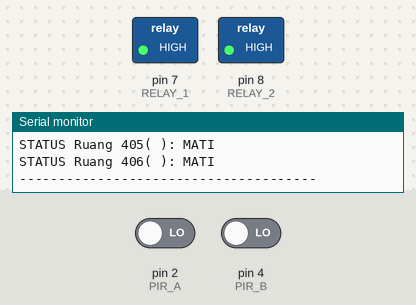
The sketch below on a simulated Arduino Uno, built with avr-gcc and run on an emulated ATmega328P. On the bench: switched loads named in the sketch (green lamp = pin HIGH), the last lines printed to the serial monitor. Inputs (shaded band) come from the test bench; at power-on: pin 2 (PIR_A) LOW, pin 4 (PIR_B) LOW. The local clock reads 2024-03-15 10:24:30 at power-on unless the sketch sets it.

Above: at 6.2 s.
6.3 s: pin 2 (PIR_A) driven HIGH
At 8.0 s:
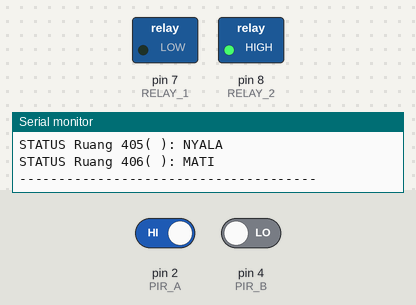
8.9 s: pin 4 (PIR_B) driven HIGH
At 10.3 s:
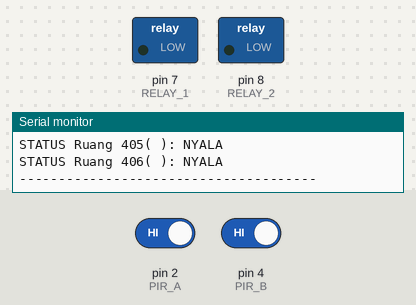
11.4 s: pin 2 (PIR_A) driven LOW
At 13.4 s:
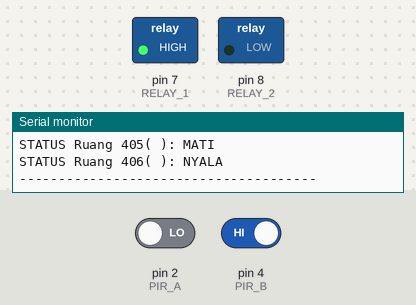
13.8 s: pin 4 (PIR_B) driven LOW
At 15.7 s:
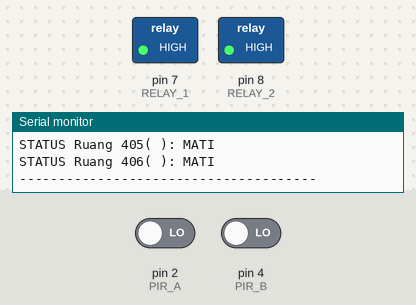
16.2 s: pin 2 (PIR_A) driven HIGH and pin 4 (PIR_B) driven HIGH
At 18.4 s:
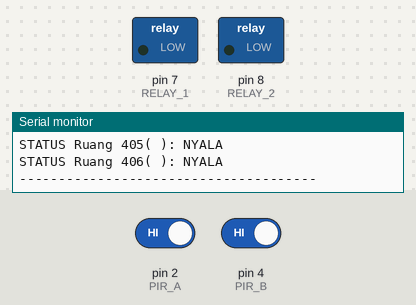
Timing chart, 0 to 19.9 s (numbered marks = the images above; inputs shaded):
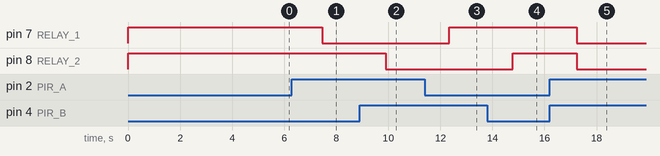

The sketch:

Penerangan_Otomatis.ino
```cpp
#include <DS3231.h>
#include <Wire.h>

DS3231 rtc(SDA, SCL); // Inisialisasi penggunaan I2C
Time t;
String hari, jam, tanggal;

int statusPIR_A;
int statusPIR_B;

//Inisialisasi Pin Pada Arduino
const int PIR_A = 2;
const int PIR_B = 4;
const int RELAY_1 = 7;
const int RELAY_2 = 8;

//Deklarasi variabel untuk Status
String MATKUL5 = " ";
String MATKUL6 = " ";
String STATE_5 = " ";
String STATE_6 = " ";

void setup() {
  // put your setup code here, to run once:
  Serial.begin(9600); // Buka Serial Monitor u/ cek Status
  rtc.begin();
  initialize();
}

void loop() {
  // put your main code here, to run repeatedly:
  t = rtc.getTime();
  hari = rtc.getDOWStr();
  jam = rtc.getTimeStr();
  tanggal = rtc.getDateStr();

  // Cek kondisi ruangan untuk penerangan otomatis
  ruang_405();
  ruang_406();

  /*Nama_Function(Hari, Waktu Nyala (HH, MM, SS), Waktu Mati (HH, MM, SS), MATKUL)
  Hari(English - Awal Kapital) : Monday, Tuesday, Wednesday, Thursday, Friday, Saturday, Sunday */

  /*-------------------------- Jadwal Ruang 405 -----------------------------------*/
  // Hari Senin
  Jadwal_405("Monday", 18, 42, 0, 18, 43, 0, "Bhs. Indonesia"); // Matkul 1
  Jadwal_405("Monday", 19, 0, 0, 21, 0, 0, "Agama"); // Matkul 2
  // Hari Selasa
  Jadwal_405("Tuesday", 18, 42, 0, 18, 43, 0, "Matematika Diskrit"); // Matkul 1
  Jadwal_405("Tuesday", 18, 44, 0, 18, 45, 0, "Database"); // Matkul 2
  // Hari Rabu
  Jadwal_405("Wednesday", 18, 42, 0, 18, 43, 0, "Augmented Reality"); // Matkul 1
  // Hari Kamis
  Jadwal_405("Thursday", 15, 22, 0, 15, 23, 0, "Pemrograman Android"); // Matkul 1
  Jadwal_405("Thursday", 14, 54, 0, 14, 55, 0, "IMK"); // Matkul 2
  // Hari Jumat
  Jadwal_405("Friday", 21, 0, 0, 21, 3, 0, "Pemrograman Dasar"); // Matkul 1
  Jadwal_405("Friday", 19, 10, 0, 19, 12, 0, "IMK"); // Matkul 2
  // Hari Sabtu
  Jadwal_405("Saturday", 16, 5, 0, 16, 7, 0, "IMK"); // Matkul 1

  /*---------------------------- Akhir Ruang 405 ----------------------------------*/

  /*-------------------------- Jadwal Ruang 406 -----------------------------------*/
  // Hari Senin
  Jadwal_406("Monday", 18, 42, 0, 18, 43, 0, "Kalkulus I"); // Matkul 1
  Jadwal_406("Monday", 19, 0, 0, 21, 0, 0, "Interpersonal Skill"); // Matkul 2
  // Hari Selasa
  Jadwal_406("Tuesday", 18, 42, 0, 18, 44, 0, "Computer Vision"); // Matkul 1
  // Hari Rabu
  Jadwal_406("Wednesday", 18, 42, 0, 18, 43, 0, "Metode Numerik"); // Matkul 1
  Jadwal_406("Wednesday", 19, 0, 0, 21, 0, 0, "Sistem Operasi"); // Matkul 2
  // Hari Kamis
  Jadwal_406("Thursday", 13, 25, 0, 13, 26, 0, "Pemrograman Dasar"); // Matkul 1
  Jadwal_406("Thursday", 14, 41, 0, 14, 42, 0, "IMK"); // Matkul 2
  // Hari Jumat
  Jadwal_406("Friday", 18, 36, 0, 18, 40, 0, "Pengolahan Sinyal Digital"); // Matkul 1
  Jadwal_406("Friday", 18, 44, 0, 18, 48, 0, "Pemrograman Framework"); // Matkul 2
  // Hari Sabtu
  Jadwal_406("Saturday", 16, 52, 0, 16, 53, 0, "IMK"); // Matkul 1
  /*---------------------------- Akhir Ruang 406 ----------------------------------*/

  Serial.println();
  Serial.println("--------------- STATUS ---------------");
  Serial.print("Hari, Tanggal : "); Serial.print(hari); Serial.print(", ");Serial.println(tanggal);
  Serial.print("Jam : "); Serial.println(jam);
  Serial.print("STATUS Ruang 405" ); Serial.print("("); Serial.print(MATKUL5); Serial.print("): "); Serial.println(STATE_5);
  Serial.print("STATUS Ruang 406" ); Serial.print("("); Serial.print(MATKUL6); Serial.print("): "); Serial.println(STATE_6);
  Serial.println("--------------------------------------");
  Serial.println();
  delay(1000);
}

void initialize(){
  pinMode(PIR_A, INPUT);
  pinMode(PIR_B, INPUT);
  pinMode(RELAY_1, OUTPUT);
  pinMode(RELAY_2, OUTPUT);
  digitalWrite(RELAY_1, HIGH);
  digitalWrite(RELAY_2, HIGH);
  digitalWrite(PIR_A, LOW);
  digitalWrite(PIR_B, LOW);
  for (int i = 1; i < 6; i++){
    Serial.print(i);
    delay(1000);
    Serial.println();
  }
}

void Jadwal_405(String Hari, int OnHour , int OnMin, int OnSec, int OffHour, int OffMin, int OffSec, String MataKuliah){
  if(hari == Hari){
    if((t.hour == OnHour && t.min == OnMin) && t.sec == OnSec){
      MATKUL5 = MataKuliah;
      if(statusPIR_A == HIGH){
          digitalWrite(RELAY_1, LOW);
          STATE_5 = "NYALA";
        }else{
          digitalWrite(RELAY_1, HIGH);
          STATE_5 = "MATI";
        }
    }
    else if((t.hour == OffHour && t.min == OffMin) && t.sec  == OffSec){
      digitalWrite(RELAY_1, HIGH);
      STATE_5 = "MATI";
      MATKUL5 = " ";
    }
  }
}

void Jadwal_406(String Hari, int OnHour , int OnMin, int OnSec, int OffHour, int OffMin, int OffSec, String MataKuliah){
  if(hari == Hari){
      if((t.hour == OnHour && t.min == OnMin) && t.sec == OnSec){
        MATKUL6 = MataKuliah;
        if(statusPIR_B == HIGH){
          digitalWrite(RELAY_2, LOW);
          STATE_6 = "NYALA";
        }else{
          digitalWrite(RELAY_2, HIGH);
          STATE_6 = "MATI";
        }
      }
      else if((t.hour == OffHour && t.min == OffMin) && t.sec == OffSec){
        digitalWrite(RELAY_2, HIGH);
        STATE_6 = "MATI";
        MATKUL6 = " ";
      }
    }
}

void ruang_405(){
  statusPIR_A = digitalRead(PIR_A);
  if (statusPIR_A == HIGH){ //jika sensor membaca gerakan maka relay akan aktif
    digitalWrite(RELAY_1, LOW);
    Serial.print("(Ruang 405)Gerakan Terdeteksi - ");
    Serial.print("("); Serial.print(statusPIR_A); Serial.println(")");
    STATE_5 = "NYALA";
  }else {
    digitalWrite(RELAY_1, HIGH);//jika sensor tidak membaca gerakan maka relay akan off
    Serial.print("(Ruang 405)Gerakan Tidak Terdeteksi - ");
    Serial.print("("); Serial.print(statusPIR_A); Serial.println(")");
    STATE_5 = "MATI";
  }
}

void ruang_406(){
  statusPIR_B = digitalRead(PIR_B);
  if (statusPIR_B == HIGH) { //jika sensor membaca gerakan maka relay akan aktif
    digitalWrite(RELAY_2, LOW);
    Serial.print("(Ruang 406)Gerakan Terdeteksi - ");\
    Serial.print("("); Serial.print(statusPIR_B); Serial.println(")");
    STATE_6 = "NYALA";
  }else {
    digitalWrite(RELAY_2, HIGH);//jika sensor tidak membaca gerakan maka relay akan off
    Serial.print("(Ruang 406)Gerakan Tidak Terdeteksi - ");
    Serial.print("("); Serial.print(statusPIR_B); Serial.println(")");
    STATE_6 = "MATI";
  }
}
```

Measured:
- after the input at 6.3 s, pin 7 (RELAY_1): HIGH → LOW after 1.2 s
- after the input at 8.9 s, pin 8 (RELAY_2): HIGH → LOW after 1.0 s
- after the input at 11.4 s, pin 7 (RELAY_1): LOW → HIGH after 0.94 s
- after the input at 13.8 s, pin 8 (RELAY_2): LOW → HIGH after 0.99 s
- after the input at 16.2 s, pin 7 (RELAY_1), pin 8 (RELAY_2): HIGH → LOW after 1.0 s
